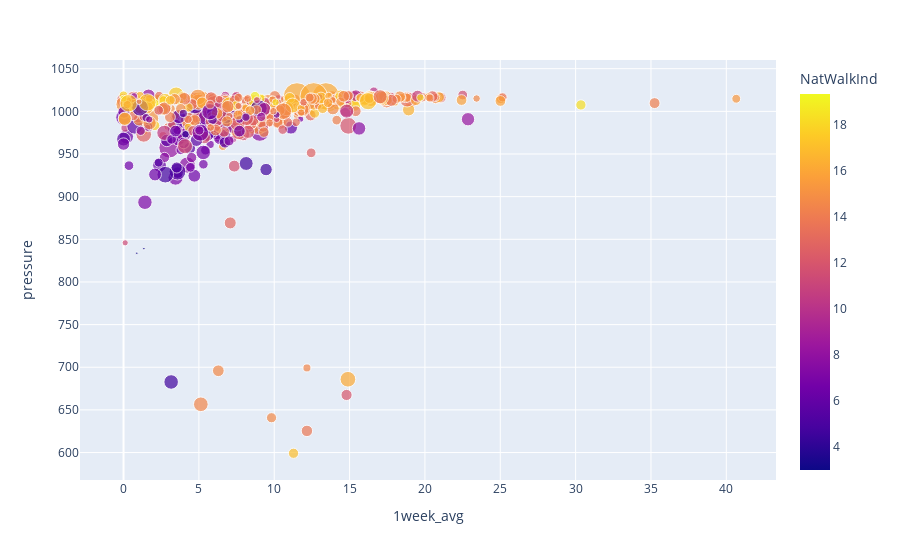

Notebook source saved alongside this figure:
### Code cell
fig = px.scatter(df, x="1week_avg", y="pressure", color="NatWalkInd",
                 size='TotPop', hover_data=['HH'])
fig.show()

### Figure 1 — Plotly figure (JSON) as saved in the notebook; plotly's stock layout.template omitted (floating-point values rounded to 4 significant figures; data arrays with more than 128 entries replaced by an {"elided": "..."} marker saying what was removed)
{"data": [{"customdata": {"elided": "612x1 int values"}, "hovertemplate": "1week_avg=%{x}<br>pressure=%{y}<br>TotPop=%{marker.size}<br>HH=%{customdata[0]}<br>NatWalkInd=%{marker.color}<extra></extra>", "legendgroup": "", "marker": {"color": {"elided": "612 float values"}, "coloraxis": "coloraxis", "size": {"elided": "612 int values"}, "sizemode": "area", "sizeref": 28.09, "symbol": "circle"}, "mode": "markers", "name": "", "orientation": "v", "showlegend": false, "type": "scatter", "x": {"elided": "612 float values"}, "xaxis": "x", "y": {"elided": "612 float values"}, "yaxis": "y"}], "layout": {"coloraxis": {"colorbar": {"title": {"text": "NatWalkInd"}}, "colorscale": [[0, "#0d0887"], [0.1111, "#46039f"], [0.2222, "#7201a8"], [0.3333, "#9c179e"], [0.4444, "#bd3786"], [0.5556, "#d8576b"], [0.6667, "#ed7953"], [0.7778, "#fb9f3a"], [0.8889, "#fdca26"], [1, "#f0f921"]]}, "legend": {"itemsizing": "constant", "tracegroupgap": 0}, "margin": {"t": 60}, "xaxis": {"anchor": "y", "domain": [0, 1], "title": {"text": "1week_avg"}}, "yaxis": {"anchor": "x", "domain": [0, 1], "title": {"text": "pressure"}}}}
